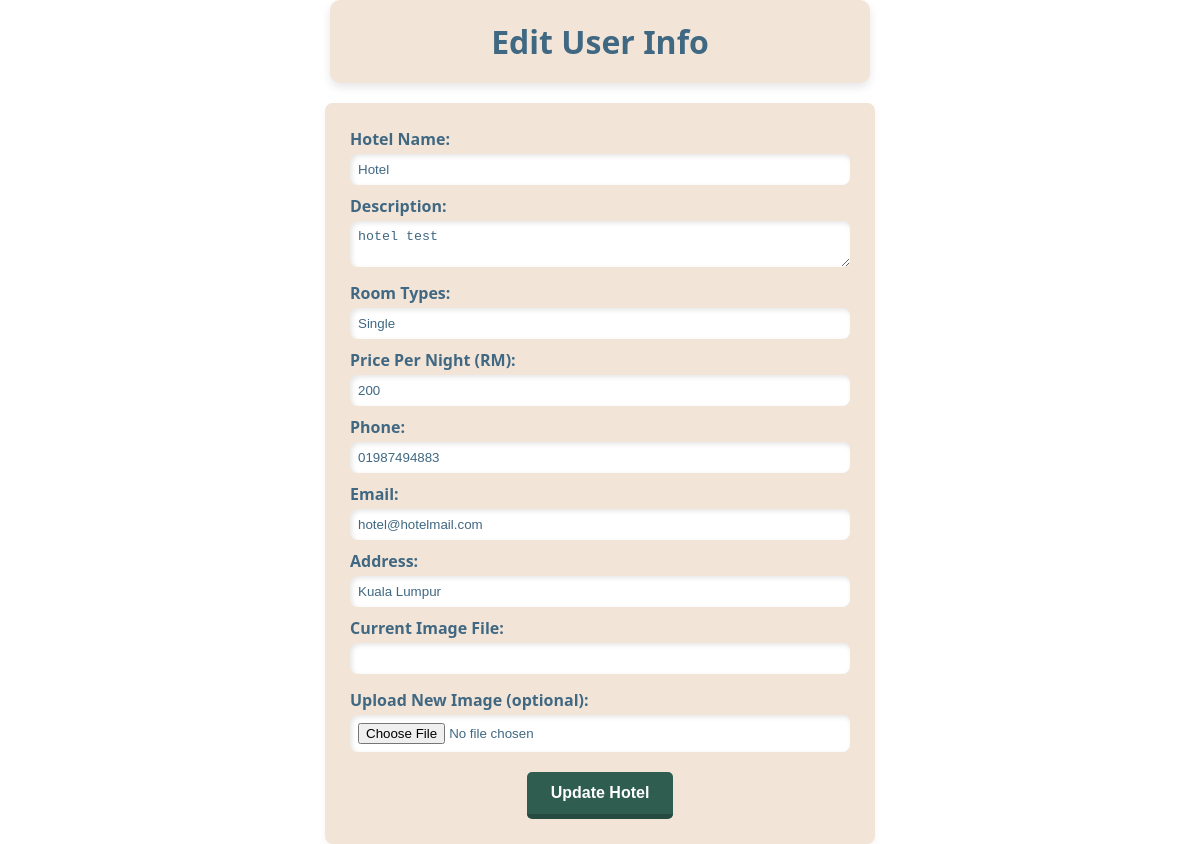
The page /ADedithotels.php?id=1 on the database its author committed.
### tables this page shows
CREATE TABLE IF NOT EXISTS `hotels` (
  `hotelID` int NOT NULL AUTO_INCREMENT,
  `hotelName` varchar(100) NOT NULL,
  `hotelDescription` varchar(500) NOT NULL,
  `hotelRoomTypes` varchar(100) NOT NULL,
  `pricePerNight` int NOT NULL,
  `hotelPhone` varchar(20) DEFAULT NULL,
  `hotelEmail` varchar(100) NOT NULL,
  `hotelAddress` varchar(100) NOT NULL,
  `hotelImage` varchar(255) NOT NULL,
  PRIMARY KEY (`hotelID`),
  UNIQUE KEY `hotelName` (`hotelName`),
  UNIQUE KEY `hotelEmail` (`hotelEmail`),
  UNIQUE KEY `hotelAddress` (`hotelAddress`),
  UNIQUE KEY `hotelPhone` (`hotelPhone`)
);

### ADedithotels.php (the view, shortened to what this page needs)
<?php
include("dbconnect.php");
if (isset($_GET['id'])) {
    $hotelID = $_GET['id'];
    $sql = "SELECT * FROM hotels WHERE hotelID = '$hotelID'";
    $result = mysqli_query($conn, $sql);
    $hotel = mysqli_fetch_assoc($result);
} else {
    header("Location: adminhotels.php");
    exit();
}
?>
<!DOCTYPE html>
<html>
<head>
    <link rel="stylesheet" href="ADadmineditCSS.css">
</head>
<body>
<h2 class="page-title">Edit User Info</h2>
    <div class="form-container">
        <form method="POST" enctype="multipart/form-data">
            <label>Hotel Name:</label>
            <input type="text" name="hotelName" value="<?= htmlspecialchars($hotel['hotelName']) ?>" required>
            <label>Description:</label>
            <textarea name="hotelDescription" required><?= htmlspecialchars($hotel['hotelDescription']) ?></textarea>
            <label>Room Types:</label>
            <input type="text" name="hotelRoomTypes" value="<?= htmlspecialchars($hotel['hotelRoomTypes']) ?>" required>
            <label>Price Per Night (RM):</label>
            <input type="number" name="pricePerNight" value="<?= htmlspecialchars($hotel['pricePerNight']) ?>" required>
            <label>Phone:</label>
            <input type="text" name="hotelPhone" value="<?= htmlspecialchars($hotel['hotelPhone']) ?>">
            <label>Email:</label>
            <input type="text" name="hotelEmail" value="<?= htmlspecialchars($hotel['hotelEmail']) ?>" required>
            <label>Address:</label>
            <input type="text" name="hotelAddress" value="<?= htmlspecialchars($hotel['hotelAddress']) ?>" required>
            <label>Current Image File:</label>
            <input type="text" value="<?= htmlspecialchars($hotel['hotelImage']) ?>" readonly style="margin-bottom: 15px;">
            <label>Upload New Image (optional):</label>
            <input type="file" name="hotelImage" accept="image/*">
            <button type="submit" class="submit">Update Hotel</button>
        </form>
    </div>
</body>
</html>

### ADadmineditCSS.css (style rules this page uses)
body { font-family: 'Segoe UI', sans-serif; margin: 0; padding: 0; }
.page-title { text-align: center; color: #406882; font-size: 32px; box-shadow: 0 4px 10px rgba(0, 0, 0, 0.1); padding: 20px 20px; border-radius: 10px; background-color: #f2e5d7; max-width: 500px; margin: 0 auto; margin-bottom: 20px; }
.form-container { max-width: 500px; margin: 0 auto; background-color: #f2e5d7; border-radius: 8px; padding: 25px; box-shadow: 0 4px 8px rgba(0, 0, 0, 0.05); }
.form-container label { display: block; margin-bottom: 4px; color: #406882; font-weight: bold; }
.form-container input[type="text"], .form-container input[type="date"], .form-container input[type="time"], .form-container input[type="email"], .form-container input[type="number"], .form-container input[type="file"], .form-container select, .form-container textarea { width: 100%; padding: 8px; background-color: #FFFFFF; color: #406882; box-sizing: border-box; border-radius: 8px; border: none; margin-bottom: 10px; box-shadow: inset 2px 2px 5px rgba(0, 0, 0, 0.1), inset -2px -2px 5px rgba(255, 255, 255, 0.6); }
.submit { background-color: #2f5d50; color: #ffffff; border: none; padding: 12px 24px; border-radius: 5px; cursor: pointer; font-weight: bold; font-size: 16px; margin: 10px auto 0 auto; display: block; border-bottom: 5px solid #264b41; transition: background-color 0.3s ease; }

### rows shown on the page
hotels: hotelName "Hotel", hotelDescription "hotel test", hotelRoomTypes "Single", pricePerNight "200", hotelPhone "01987494883", hotelEmail "hotel@hotelmail.com", hotelAddress "Kuala Lumpur"
